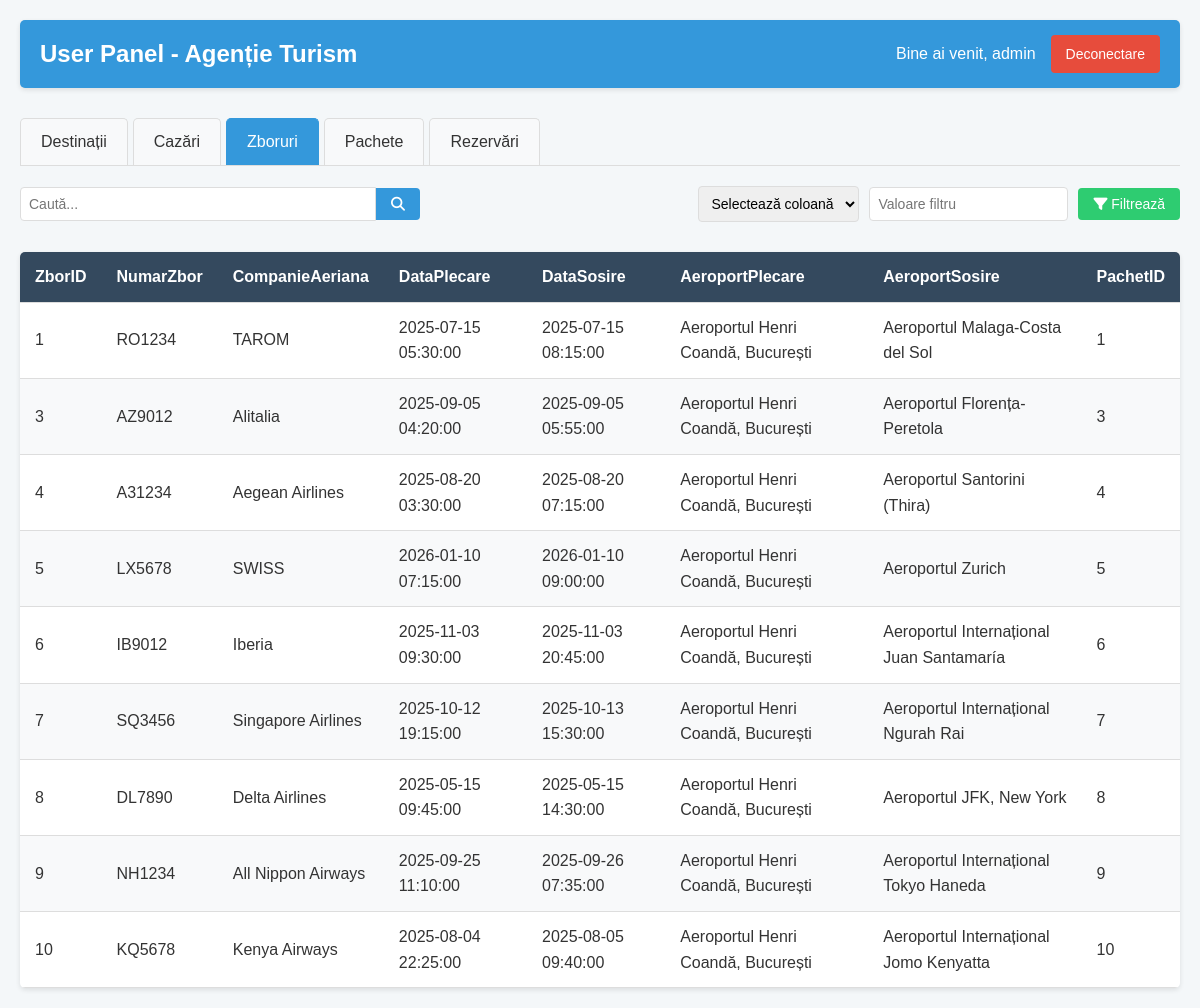
Page /user.php?table=Zboruri (signed in) on the committed database.
### tables this page shows
CREATE TABLE `Zboruri` (
  `ZborID` bigint unsigned NOT NULL AUTO_INCREMENT,
  `NumarZbor` varchar(10) NOT NULL,
  `CompanieAeriana` varchar(50) NOT NULL,
  `DataPlecare` timestamp NOT NULL,
  `DataSosire` timestamp NOT NULL,
  `AeroportPlecare` varchar(50) NOT NULL,
  `AeroportSosire` varchar(50) NOT NULL,
  `PachetID` bigint unsigned NOT NULL,
  PRIMARY KEY (`ZborID`),
  KEY `PachetID` (`PachetID`),
  CONSTRAINT `Zboruri_ibfk_1` FOREIGN KEY (`PachetID`) REFERENCES `Pachete` (`PachetID`) ON DELETE CASCADE
);

### user.php (the view, shortened to what this page needs)
<?php
$currentTable = isset($_GET['table']) ? $_GET['table'] : 'Destinatii';
$dbConnection = new DataBase();
$con = $dbConnection->getConexiune();
function getTableData($con, $tableName, $searchTerm = '', $filterColumn = '', $filterValue = '') {
    $data = [];
    $columns = [];
    $columnsQuery = "SHOW COLUMNS FROM $tableName";
    $columnsResult = $con->query($columnsQuery);
    if ($columnsResult) {
        while ($column = $columnsResult->fetch_assoc()) {
            $columns[] = $column['Field'];
        }
        $query = "SELECT * FROM $tableName";
        $result = $con->query($query);
        if ($result) {
            while ($row = $result->fetch_assoc()) {
                $data[] = $row;
            }
        }
    }
    return ['columns' => $columns, 'data' => $data];
}
$searchTerm = isset($_GET['search']) ? $_GET['search'] : '';
$filterColumn = isset($_GET['filter_column']) ? $_GET['filter_column'] : '';
$filterValue = isset($_GET['filter_value']) ? $_GET['filter_value'] : '';
$tableData = getTableData($con, $currentTable, $searchTerm, $filterColumn, $filterValue);
$columns = $tableData['columns'];
$data = $tableData['data'];
?>
<!DOCTYPE html>
<html lang="ro">
<head>
    <link rel="stylesheet" href="https://cdnjs.cloudflare.com/ajax/libs/font-awesome/6.4.0/css/all.min.css">
</head>
<body>
    <div class="container">
        <header>
            <h1>User Panel - Agenție Turism</h1>
            <div class="user-info">
                <span>Bine ai venit, <?php echo htmlspecialchars($_SESSION['username']); ?></span>
                <a href="logout.php" class="logout-btn">Deconectare</a>
            </div>
        </header>
        <div class="tabs">
            <a href="user.php?table=Destinatii" class="tab <?php echo $currentTable === 'Destinatii' ? 'active' : ''; ?>">Destinații</a>
            <a href="user.php?table=Cazari" class="tab <?php echo $currentTable === 'Cazari' ? 'active' : ''; ?>">Cazări</a>
            <a href="user.php?table=Zboruri" class="tab <?php echo $currentTable === 'Zboruri' ? 'active' : ''; ?>">Zboruri</a>
            <a href="user.php?table=Pachete" class="tab <?php echo $currentTable === 'Pachete' ? 'active' : ''; ?>">Pachete</a>
            <a href="user.php?table=Rezervari" class="tab <?php echo $currentTable === 'Rezervari' ? 'active' : ''; ?>">Rezervări</a>
        </div>
        <div class="search-filter-container">
            <form action="user.php" method="get" class="search-container">
                <input type="text" name="search" placeholder="Caută..." value="<?php echo htmlspecialchars($searchTerm); ?>">
                <button type="submit" class="search-btn"><i class="fas fa-search"></i></button>
            </form>
            <form action="user.php" method="get" class="filter-container">
                <select name="filter_column">
                    <option value="">Selectează coloană</option>
                </select>
                <input type="text" name="filter_value" placeholder="Valoare filtru" value="<?php echo htmlspecialchars($filterValue); ?>">
                <button type="submit" class="filter-btn"><i class="fas fa-filter"></i> Filtrează</button>
            </form>
        </div>
        <table>
            <thead>
                <tr>
                    <?php foreach ($columns as $column): ?>
                        <th><?php echo $column; ?></th>
                    <?php endforeach; ?>
                </tr>
            </thead>
            <tbody>
                <?php if (empty($data)): ?>
                    <tr>
                        <td colspan="<?php echo count($columns); ?>" class="no-data">Nu există date disponibile.</td>
                    </tr>
                <?php else: ?>
                    <?php foreach ($data as $row): ?>
                        <tr>
                            <?php foreach ($columns as $column): ?>
                                <td><?php echo htmlspecialchars($row[$column]); ?></td>
                            <?php endforeach; ?>
                        </tr>
                    <?php endforeach; ?>
                <?php endif; ?>
            </tbody>
        </table>
    </div>
</body>
</html>

### user.php (style rules this page uses)
body { font-family: 'Arial', sans-serif; line-height: 1.6; margin: 0; padding: 0; background-color: #f4f7f9; color: #333; }
.container { max-width: 1200px; margin: 0 auto; padding: 20px; }
header { background-color: #3498db; color: white; padding: 15px 20px; display: flex; justify-content: space-between; align-items: center; margin-bottom: 30px; border-radius: 5px; box-shadow: 0 2px 5px rgba(0,0,0,0.1); }
h1 { margin: 0; font-size: 24px; }
.user-info { display: flex; align-items: center; }
.user-info span { margin-right: 15px; }
.logout-btn { background-color: #e74c3c; color: white; border: none; padding: 8px 15px; border-radius: 4px; cursor: pointer; font-size: 14px; transition: background-color 0.3s; text-decoration: none; }
.tabs { display: flex; margin-bottom: 20px; border-bottom: 1px solid #ddd; overflow-x: auto; }
.tab { padding: 10px 20px; background-color: #f8f9fa; border: 1px solid #ddd; border-bottom: none; border-radius: 5px 5px 0 0; margin-right: 5px; cursor: pointer; transition: background-color 0.3s; white-space: nowrap; text-decoration: none; color: #333; }
.tab.active { background-color: #3498db; color: white; border-color: #3498db; }
.search-filter-container { display: flex; justify-content: space-between; margin-bottom: 20px; flex-wrap: wrap; }
.search-container { display: flex; align-items: center; width: 100%; max-width: 400px; margin-bottom: 10px; }
.search-container input { flex-grow: 1; padding: 8px; border: 1px solid #ddd; border-radius: 4px 0 0 4px; font-size: 14px; }
.search-btn { background-color: #3498db; color: white; border: none; padding: 8px 15px; border-radius: 0 4px 4px 0; cursor: pointer; font-size: 14px; }
.filter-container { display: flex; align-items: center; margin-bottom: 10px; }
.filter-container select, .filter-container input { padding: 8px; border: 1px solid #ddd; border-radius: 4px; margin-right: 10px; font-size: 14px; }
.filter-btn { background-color: #2ecc71; color: white; border: none; padding: 8px 15px; border-radius: 4px; cursor: pointer; font-size: 14px; }
table { width: 100%; border-collapse: collapse; margin-top: 20px; background-color: white; border-radius: 5px; overflow: hidden; box-shadow: 0 2px 5px rgba(0,0,0,0.1); }
th, td { padding: 12px 15px; text-align: left; border-bottom: 1px solid #ddd; }
th { background-color: #34495e; color: white; font-weight: bold; }
tr:nth-child(even) { background-color: #f8f9fa; }

### rows in the picture
zboruri: ZborID "1", NumarZbor "RO1234", CompanieAeriana "TAROM", DataPlecare "2025-07-15 05:30:00", DataSosire "2025-07-15 08:15:00", AeroportPlecare "Aeroportul Henri Coandă, București", AeroportSosire "Aeroportul Malaga-Costa del Sol", PachetID "1"
zboruri: ZborID "3", NumarZbor "AZ9012", CompanieAeriana "Alitalia", DataPlecare "2025-09-05 04:20:00", DataSosire "2025-09-05 05:55:00", AeroportPlecare "Aeroportul Henri Coandă, București", AeroportSosire "Aeroportul Florența-Peretola", PachetID "3"
zboruri: ZborID "4", NumarZbor "A31234", CompanieAeriana "Aegean Airlines", DataPlecare "2025-08-20 03:30:00", DataSosire "2025-08-20 07:15:00", AeroportPlecare "Aeroportul Henri Coandă, București", AeroportSosire "Aeroportul Santorini (Thira)", PachetID "4"
zboruri: ZborID "5", NumarZbor "LX5678", CompanieAeriana "SWISS", DataPlecare "2026-01-10 07:15:00", DataSosire "2026-01-10 09:00:00", AeroportPlecare "Aeroportul Henri Coandă, București", AeroportSosire "Aeroportul Zurich", PachetID "5"
zboruri: ZborID "6", NumarZbor "IB9012", CompanieAeriana "Iberia", DataPlecare "2025-11-03 09:30:00", DataSosire "2025-11-03 20:45:00", AeroportPlecare "Aeroportul Henri Coandă, București", AeroportSosire "Aeroportul Internațional Juan Santamaría", PachetID "6"
zboruri: ZborID "7", NumarZbor "SQ3456", CompanieAeriana "Singapore Airlines", DataPlecare "2025-10-12 19:15:00", DataSosire "2025-10-13 15:30:00", AeroportPlecare "Aeroportul Henri Coandă, București", AeroportSosire "Aeroportul Internațional Ngurah Rai", PachetID "7"
zboruri: ZborID "8", NumarZbor "DL7890", CompanieAeriana "Delta Airlines", DataPlecare "2025-05-15 09:45:00", DataSosire "2025-05-15 14:30:00", AeroportPlecare "Aeroportul Henri Coandă, București", AeroportSosire "Aeroportul JFK, New York", PachetID "8"
zboruri: ZborID "9", NumarZbor "NH1234", CompanieAeriana "All Nippon Airways", DataPlecare "2025-09-25 11:10:00", DataSosire "2025-09-26 07:35:00", AeroportPlecare "Aeroportul Henri Coandă, București", AeroportSosire "Aeroportul Internațional Tokyo Haneda", PachetID "9"
zboruri: ZborID "10", NumarZbor "KQ5678", CompanieAeriana "Kenya Airways", DataPlecare "2025-08-04 22:25:00", DataSosire "2025-08-05 09:40:00", AeroportPlecare "Aeroportul Henri Coandă, București", AeroportSosire "Aeroportul Internațional Jomo Kenyatta", PachetID "10"

### other values in the picture
$_SESSION['username'] "admin"
$column "ZborID"
$column "NumarZbor"
$column "CompanieAeriana"
$column "DataPlecare"
$column "DataSosire"
$column "AeroportPlecare"
$column "AeroportSosire"
$column "PachetID"
